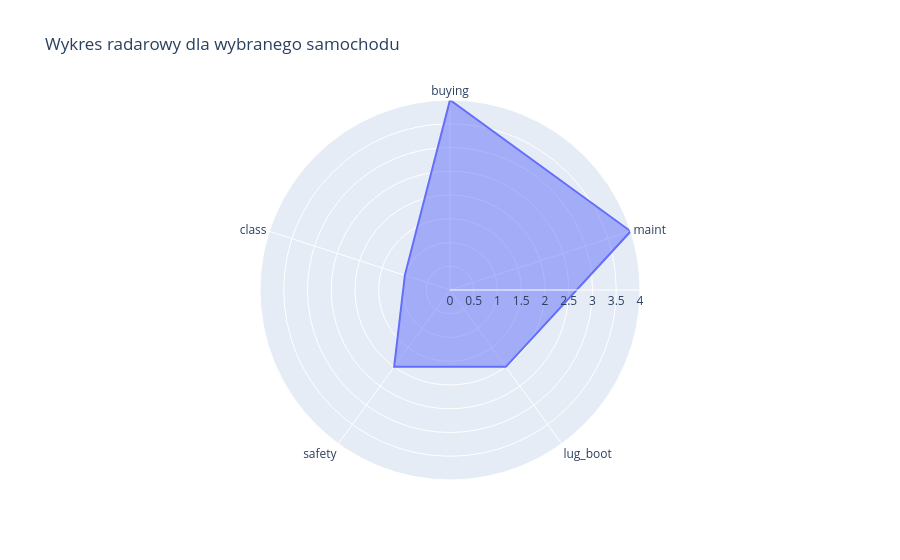

Notebook cell for this chart:
### Code cell
attributes = ["buying", "maint", "lug_boot", "safety", "class"]

cars_numeric = cars.copy()

category_num = {
    "low": 1,
    "med": 2,
    "high": 3,
    "vhigh": 4,
    "small": 1,
    "big": 3,
    "unacc": 1,
    "acc": 2,
    "good": 3,
    "vgood": 4
}

for attribute in attributes:
    cars_numeric[attribute] = cars_numeric[attribute].map(category_num)

# przykładowy samochód
car = cars_numeric.iloc[67]

fig = px.line_polar(
    r=[car[attr] for attr in attributes],
    theta=attributes,
    line_close=True,
    title="Wykres radarowy dla wybranego samochodu"
)

fig.update_traces(fill="toself")
fig.show()

### Figure 1 — Plotly figure (JSON) as saved in the notebook; plotly's stock layout.template omitted (floating-point values rounded to 4 significant figures)
{"data": [{"fill": "toself", "hovertemplate": "r=%{r}<br>theta=%{theta}<extra></extra>", "legendgroup": "", "line": {"color": "#636efa", "dash": "solid"}, "marker": {"symbol": "circle"}, "mode": "lines", "name": "", "r": [4, 4, 2, 2, 1, 4], "showlegend": false, "subplot": "polar", "theta": ["buying", "maint", "lug_boot", "safety", "class", "buying"], "type": "scatterpolar"}], "layout": {"legend": {"tracegroupgap": 0}, "polar": {"angularaxis": {"direction": "clockwise", "rotation": 90}, "domain": {"x": [0, 1], "y": [0, 1]}}, "title": {"text": "Wykres radarowy dla wybranego samochodu"}}}
